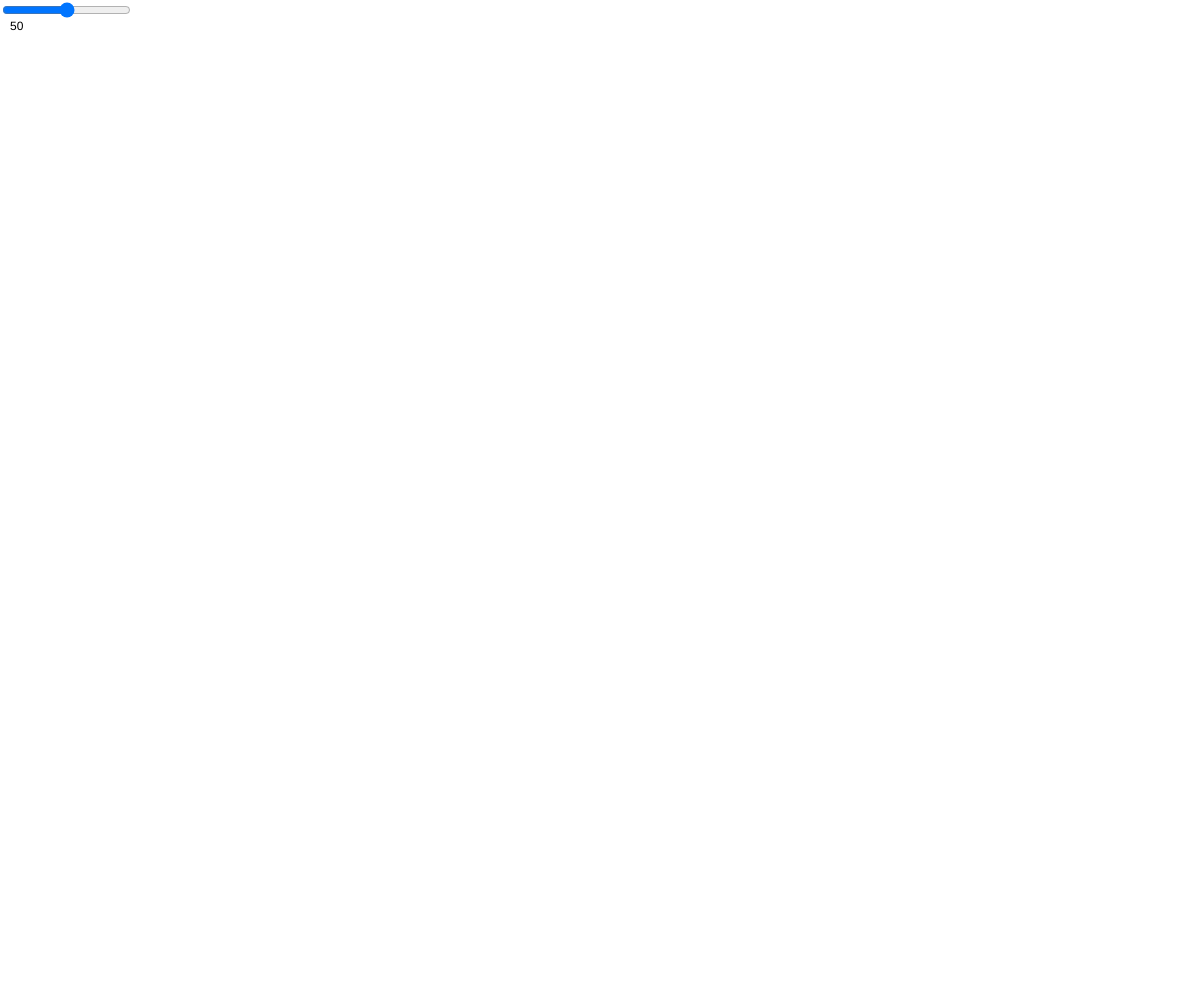
Frame 1 (no input)
Frame 60 (no input): identical to frame 1, image omitted
Frame 120 (the mouse pressed at the canvas centre since frame 60): identical to frame 1, image omitted

The p5.js sketch that drew this single still picture (run headless with seeded random() and noise() and a simulated clock; from frame 60 on, the mouse is pressed at the canvas centre):

// p5.js sketch
// ── sketch.js
function setup() {
  createCanvas(windowWidth, windowHeight);
  slider = createSlider(0,100,50);
  slider.position(0,0);
}

function draw() {
  background('white')
  s = slider.value()
  text(s,10,30);
}
